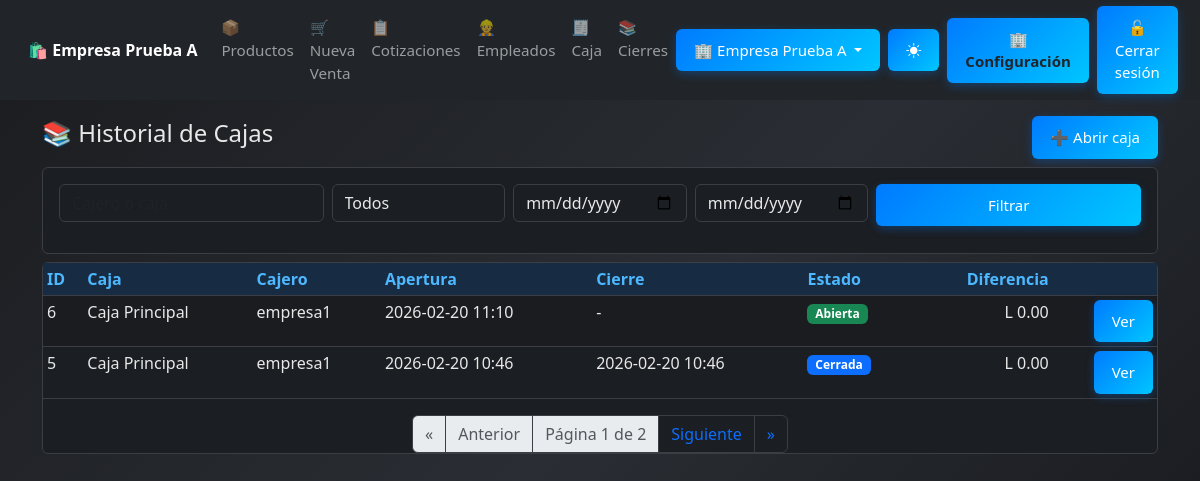
/caja/historial/ (signed in), run on the app's committed database.
### core/models.py (models this page shows, shortened)
class Empresa(models.Model):
    nombre = models.CharField(max_length=150)
    rtn = models.CharField(max_length=20, blank=True, null=True)
    direccion = models.CharField(max_length=255, blank=True, null=True)
    telefono = models.CharField(max_length=20, blank=True, null=True)
    correo = models.EmailField(max_length=150, blank=True, null=True)
    activo = models.BooleanField(default=True)
    creado = models.DateTimeField(auto_now_add=True)

class Usuario(AbstractUser):
    empresa = models.ForeignKey(
        Empresa,
        on_delete=models.PROTECT,
        null=True,
        blank=True,
        related_name="usuarios"
    )
    def __str__(self):
        return self.username

### caja/models.py (models this page shows, shortened)
class CajaSesion(models.Model):
    ESTADOS = [
        ('abierta', 'Abierta'),
        ('cerrada', 'Cerrada'),
        ('anulada', 'Anulada'),
    ]
    empresa = models.ForeignKey(Empresa, on_delete=models.PROTECT, related_name="caja_sesiones")
    caja = models.ForeignKey('caja.Caja', on_delete=models.PROTECT)
    cajero = models.ForeignKey(settings.AUTH_USER_MODEL, on_delete=models.PROTECT)
    fecha_apertura = models.DateTimeField(default=timezone.now)
    fecha_cierre = models.DateTimeField(null=True, blank=True)
    monto_apertura = models.DecimalField(max_digits=12, decimal_places=2, default=Decimal('0.00'))
    total_efectivo = models.DecimalField(max_digits=12, decimal_places=2, default=Decimal('0.00'))
    total_tarjeta = models.DecimalField(max_digits=12, decimal_places=2, default=Decimal('0.00'))
    total_transferencia = models.DecimalField(max_digits=12, decimal_places=2, default=Decimal('0.00'))
    total_otro = models.DecimalField(max_digits=12, decimal_places=2, default=Decimal('0.00'))
    ingresos_efectivo = models.DecimalField(max_digits=12, decimal_places=2, default=Decimal('0.00'))
    egresos_efectivo = models.DecimalField(max_digits=12, decimal_places=2, default=Decimal('0.00'))
    efectivo_teorico = models.DecimalField(max_digits=12, decimal_places=2, default=Decimal('0.00'))
    efectivo_contado = models.DecimalField(max_digits=12, decimal_places=2, default=Decimal('0.00'))
    diferencia = models.DecimalField(max_digits=12, decimal_places=2, default=Decimal('0.00'))
    observacion = models.TextField(blank=True, default='')
    estado = models.CharField(max_length=10, choices=ESTADOS, default='abierta')
    class Meta:
        ordering = ['-fecha_apertura']

class Caja(models.Model):
    empresa = models.ForeignKey(Empresa, on_delete=models.PROTECT, related_name="cajas")
    nombre = models.CharField(max_length=60, default="Caja Principal")
    activa = models.BooleanField(default=True)

### caja/views.py (the view, shortened to what this page needs)
# urls.py: path('historial/', views.historial_cajas, name='historial_cajas'),
@login_required
@requiere_modulo('mod_caja')
@permission_required('caja.view_cajasesion', raise_exception=True)  # si está en core: 'core.view_cajasesion'
def historial_cajas(request):
    q = (request.GET.get('q') or '').strip()
    estado = request.GET.get('estado') or ''
    desde = request.GET.get('desde') or ''
    hasta = request.GET.get('hasta') or ''
    sesiones = CajaSesion.objects.filter(empresa=request.empresa).order_by('-fecha_apertura')
    if estado:
        sesiones = sesiones.filter(estado=estado)
    if desde:
        sesiones = sesiones.filter(fecha_apertura__date__gte=desde)
    if hasta:
        sesiones = sesiones.filter(fecha_apertura__date__lte=hasta)
    paginator = Paginator(sesiones, 2)
    page_obj = paginator.get_page(request.GET.get('page'))
    return render(request, 'caja/historial_cajas.html', {
        'page_obj': page_obj,
        'f': {'q': q, 'estado': estado, 'desde': desde, 'hasta': hasta}
    })

### core/context_processors.py (called while the page is built)
def empresas_para_superuser(request):
    if request.user.is_authenticated and request.user.is_superuser:
        return {"empresas_selector": Empresa.objects.all().order_by("id")}
    return {"empresas_selector": []}

def empresa_config(request):
    empresa = getattr(request, "empresa", None)
    if not empresa:
        return {"empresa": None}
    config, _ = EmpresaConfig.objects.get_or_create(
        empresa=empresa,
        defaults={
            "nombre": empresa.nombre,
            "rtn": "00000000000000",
            "direccion": "Pendiente",
        }
    )
    return {"empresa": config}

def modulos_config(request):
    empresa = getattr(request, "empresa", None)
    if not empresa:
        return {"modulos": None}
    modulos, _ = ModuloConfig.objects.get_or_create(empresa=empresa)
    return {"modulos": modulos}

### caja/templates/caja/historial_cajas.html (shortened to what this page needs)
{% extends "base.html" %}
{% block content %}
<div class="container mt-3">
  <div class="d-flex justify-content-between align-items-center">
    <h4>📚 Historial de Cajas</h4>
    <a class="btn btn-outline-light btn-sm" href="{% url 'caja:abrir_caja' %}">➕ Abrir caja</a>
  </div>
  <form method="get" class="card card-body mt-2">
    <div class="row g-2">
      <div class="col-md-3">
        <input class="form-control" name="q" value="{{ f.q }}" placeholder="Cajero o caja...">
      </div>
      <div class="col-md-2">
        <select class="form-control" name="estado">
          <option value="">Todos</option>
        </select>
      </div>
      <div class="col-md-2">
        <input type="date" class="form-control" name="desde" value="{{ f.desde }}">
      </div>
      <div class="col-md-2">
        <input type="date" class="form-control" name="hasta" value="{{ f.hasta }}">
      </div>
      <div class="col-md-3">
        <button class="btn btn-primary w-100">Filtrar</button>
      </div>
    </div>
  </form>
  <div class="card mt-2">
    <div class="table-responsive">
      <table class="table table-sm table-striped mb-0">
        <thead>
          <tr>
            <th>ID</th>
            <th>Caja</th>
            <th>Cajero</th>
            <th>Apertura</th>
            <th>Cierre</th>
            <th>Estado</th>
            <th class="text-end">Diferencia</th>
            <th></th>
          </tr>
        </thead>
        <tbody>
          {% for s in page_obj %}
          <tr>
            <td>{{ s.id }}</td>
            <td>{{ s.caja.nombre }}</td>
            <td>{{ s.cajero }}</td>
            <td>{{ s.fecha_apertura|date:"Y-m-d H:i" }}</td>
            <td>{% if s.fecha_cierre %}{{ s.fecha_cierre|date:"Y-m-d H:i" }}{% else %}-{% endif %}</td>
            <td>
              {% if s.estado == 'abierta' %}
                <span class="badge bg-success">Abierta</span>
              {% elif s.estado == 'cerrada' %}
                <span class="badge bg-primary">Cerrada</span>
              {% else %}
                <span class="badge bg-secondary">Anulada</span>
              {% endif %}
            </td>
            <td class="text-end">L {{ s.diferencia }}</td>
            <td class="text-end">
              <a class="btn btn-sm btn-outline-dark" href="{% url 'caja:ver_cierre' s.id %}">Ver</a>
            </td>
          </tr>
          {% empty %}
          <tr><td colspan="8" class="text-center text-muted">No hay cierres</td></tr>
          {% endfor %}
        </tbody>
      </table>
      {% include "partials/pagination.html" with page_obj=page_obj %}
    </div>
  </div>
</div>
{% endblock %}

### core/templates/base.html (shortened to what this page needs)
<!DOCTYPE html>
<html lang="es">
<head>
  {% load static %}
  <link href="https://cdn.jsdelivr.net/npm/bootstrap@5.3.0/dist/css/bootstrap.min.css" rel="stylesheet">
  <link rel="stylesheet" href="{% static 'css/estilo_base.css' %}">
  <link href="https://cdn.jsdelivr.net/npm/bootstrap-icons@1.11.3/font/bootstrap-icons.css" rel="stylesheet">
</head>
<body>
  <nav class="navbar navbar-expand-lg navbar-dark bg-dark sticky-top" id="menu-principal">
    <div class="container-fluid">
      <a class="navbar-brand fw-bold" href="{% url 'dashboard' %}">
        🛍️ {{ request.empresa.nombre|default:"SISTEMAS FAJARDO" }}
      </a>
      <div class="collapse navbar-collapse" id="navbarNav">
        <ul class="navbar-nav me-auto">
          <li class="nav-item">
            <a class="nav-link" href="{% url 'productos:listar_productos' %}">📦 Productos</a>
          </li>
          <li class="nav-item">
            {% if modulos.mod_ventas and perms.ventas.add_venta %}
              <a class="nav-link" href="{% url 'ventas:crear_venta' %}">🛒 Nueva Venta</a>
            {% endif %}
          </li>
          <li class="nav-item">
            {% if modulos.mod_cotizaciones and perms.cotizaciones.view_cotizacion %}
              <a class="nav-link" href="{% url 'cotizaciones:lista_cotizaciones' %}">📋 Cotizaciones</a>
            {% endif %}
          </li>
          <li class="nav-item">
            {% if modulos.mod_empleados and perms.empleados.view_empleado %}
              <a class="nav-link" href="{% url 'empleados:lista_empleados' %}">👷 Empleados</a>
            {% endif %}
          </li>
        <li class="nav-item">
            {% if modulos.mod_caja and perms.caja.add_cajasesion %}
              <a class="nav-link" href="{% url 'caja:abrir_caja' %}">🧾 Caja</a>
            {% endif %}
          </li>
          <li class="nav-item">
            {% if modulos.mod_caja and perms.caja.view_cajasesion %}
            <a class="nav-link" href="{% url 'caja:historial_cajas' %}">📚 Cierres</a>
            {% endif %}
          </li>
        </ul>
        <ul class="navbar-nav ms-auto align-items-center">
                {% if user.is_authenticated and user.is_superuser %}
        <li class="nav-item dropdown me-2">
          <a class="btn btn-outline-info btn-sm dropdown-toggle"
            href="#" role="button" data-bs-toggle="dropdown" aria-expanded="false">
            🏢 {{ request.empresa.nombre|default:"Seleccionar empresa" }}
          </a>
        </li>
        {% endif %}
          <li class="nav-item me-2">
            <button id="themeToggle" class="btn btn-outline-light btn-sm" type="button">
              <i class="bi bi-brightness-high-fill" id="themeIcon"></i>
            </button>
          </li>
          {% if perms.configuracion.view_empresa %}
          <li class="nav-item me-2">
            <a href="{% url 'configuracion:configuracion_empresa' %}"
               class="btn btn-warning btn-sm fw-bold text-dark">
              🏢 Configuración
            </a>
          </li>
          {% endif %}
          {% if user.is_authenticated %}
          <li class="nav-item">
            <form action="{% url 'logout' %}" method="post" class="mb-0">
              <button type="submit" class="btn btn-danger btn-sm">
                🔓 Cerrar sesión
              </button>
            </form>
          </li>
          {% endif %}
        </ul>
      </div>
    </div>
  </nav>
  <div class="container-fluid px-0">
    {% block content %}
    {% endblock %}
  </div>
</body>
</html>

### static/css/estilo_base.css (style rules this page uses)
form input, form textarea, form select { width: 100%; padding: 10px; margin-bottom: 15px; border: 1px solid rgba(255, 255, 255, 0.2); border-radius: 6px; background-color: rgba(255, 255, 255, 0.1); color: #fff; box-sizing: border-box; transition: all 0.3s ease; }
button, .btn { background: linear-gradient(135deg, #007bff, #00c6ff); color: white; padding: 12px 20px; border: none; border-radius: 6px; font-size: 16px; cursor: pointer; transition: all 0.3s ease; box-shadow: 0 3px 10px rgba(0, 123, 255, 0.3); }
body { background: linear-gradient(135deg, #1a1c1f, #2a2d33, #141619); background-attachment: fixed; color: #f1f1f1; transition: all 0.4s ease; }
@media (max-width: 1200px) { .btn { font-size: 15px; padding: 10px 18px; } }
.navbar, .container, .btn, .contenedor, .form-row, .productos-box { transition: all 0.3s ease; }
.navbar { padding: 0.4rem 1rem !important; }
.navbar-brand { font-size: 1rem; white-space: nowrap; }
.navbar-nav .nav-link { font-size: 0.95rem; padding: 6px 10px; }
html, body { height: 100%; min-height: 100vh; margin: 0; padding: 0; display: flex; flex-direction: column; }
:root { --radius: 6px; }
body:not(.light-mode) { --bs-body-bg: #1b1e22; --bs-body-color: #e8e8e8; --bs-border-color: #3b3f45; --bs-primary-bg-subtle: #172b42; --bs-primary-text: #4db8ff; --bs-card-bg: #22262b; --bs-table-bg: #262b31; --bs-table-striped-bg: #2c3238; --bs-table-hover-bg: #333a42; --bs-warning-bg: #5c4d00; --bs-danger-bg: #5c1f1f; }
body, html { background-color: var(--bs-body-bg) !important; color: var(--bs-body-color) !important; }
.card, .card-body, .card-header { background-color: var(--bs-card-bg) !important; color: var(--bs-body-color) !important; border-color: var(--bs-border-color) !important; }
input, select, textarea { background-color: var(--bs-card-bg) !important; color: var(--bs-body-color) !important; border-color: var(--bs-border-color) !important; }
.table { background-color: var(--bs-table-bg) !important; color: var(--bs-body-color) !important; }
.table thead th { background-color: var(--bs-primary-bg-subtle) !important; color: var(--bs-primary-text) !important; }
.table-striped > tbody > tr:nth-of-type(odd) { background-color: var(--bs-table-striped-bg) !important; }
.btn { border-radius: var(--radius); }
.btn-primary { background-color: var(--bs-primary-text); border-color: var(--bs-primary-text); }

### data on the page
Empresa: empresa.nombre "Empresa Prueba A"
CajaSesion: id "6", caja.nombre "Caja Principal", cajero "empresa1", fecha_apertura "2026-02-20 11:10", estado "Abierta", diferencia "0.00"
CajaSesion: id "5", caja.nombre "Caja Principal", cajero "empresa1", fecha_apertura "2026-02-20 10:46", fecha_cierre "2026-02-20 10:46", estado "Cerrada", diferencia "0.00"

### other printed values
{{ page_obj.number }} "1"
{{ page_obj.paginator.num_pages }} "2"
